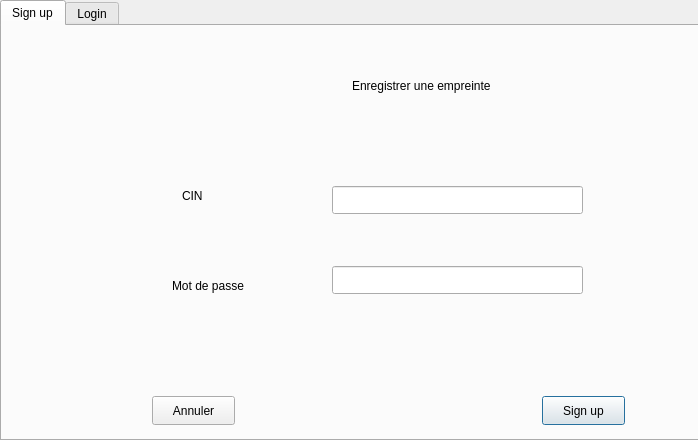
<?xml version="1.0" encoding="UTF-8"?>
<ui version="4.0">
 <class>Dialog</class>
 <widget class="QDialog" name="Dialog">
  <property name="geometry">
   <rect>
    <x>0</x>
    <y>0</y>
    <width>698</width>
    <height>440</height>
   </rect>
  </property>
  <property name="windowTitle">
   <string>ModifierProjetDialog</string>
  </property>
  <widget class="QTabWidget" name="tabWidget">
   <property name="geometry">
    <rect>
     <x>0</x>
     <y>0</y>
     <width>701</width>
     <height>441</height>
    </rect>
   </property>
   <property name="currentIndex">
    <number>0</number>
   </property>
   <widget class="QWidget" name="bb">
    <attribute name="title">
     <string>Sign up</string>
    </attribute>
    <widget class="QPushButton" name="signup">
     <property name="geometry">
      <rect>
       <x>540</x>
       <y>370</y>
       <width>83</width>
       <height>29</height>
      </rect>
     </property>
     <property name="text">
      <string>Sign up</string>
     </property>
    </widget>
    <widget class="QPushButton" name="annuler">
     <property name="geometry">
      <rect>
       <x>150</x>
       <y>370</y>
       <width>83</width>
       <height>29</height>
      </rect>
     </property>
     <property name="text">
      <string>Annuler</string>
     </property>
    </widget>
    <widget class="QLineEdit" name="lineEdit_cin">
     <property name="geometry">
      <rect>
       <x>330</x>
       <y>160</y>
       <width>251</width>
       <height>28</height>
      </rect>
     </property>
    </widget>
    <widget class="QLineEdit" name="lineEdit_mdp">
     <property name="geometry">
      <rect>
       <x>330</x>
       <y>240</y>
       <width>251</width>
       <height>28</height>
      </rect>
     </property>
    </widget>
    <widget class="QLabel" name="label">
     <property name="geometry">
      <rect>
       <x>180</x>
       <y>160</y>
       <width>63</width>
       <height>20</height>
      </rect>
     </property>
     <property name="text">
      <string>CIN</string>
     </property>
    </widget>
    <widget class="QLabel" name="label_2">
     <property name="geometry">
      <rect>
       <x>170</x>
       <y>250</y>
       <width>101</width>
       <height>20</height>
      </rect>
     </property>
     <property name="text">
      <string>Mot de passe</string>
     </property>
    </widget>
    <widget class="QLabel" name="label_3">
     <property name="geometry">
      <rect>
       <x>350</x>
       <y>50</y>
       <width>181</width>
       <height>20</height>
      </rect>
     </property>
     <property name="text">
      <string>Enregistrer une empreinte</string>
     </property>
    </widget>
    <widget class="QLabel" name="status">
     <property name="geometry">
      <rect>
       <x>240</x>
       <y>310</y>
       <width>221</width>
       <height>16</height>
      </rect>
     </property>
     <property name="text">
      <string/>
     </property>
    </widget>
   </widget>
   <widget class="QWidget" name="qq">
    <attribute name="title">
     <string>Login</string>
    </attribute>
    <widget class="QPushButton" name="login">
     <property name="geometry">
      <rect>
       <x>210</x>
       <y>290</y>
       <width>281</width>
       <height>29</height>
      </rect>
     </property>
     <property name="text">
      <string>Login avec empreinte</string>
     </property>
    </widget>
    <widget class="QPushButton" name="Rest_Button">
     <property name="geometry">
      <rect>
       <x>210</x>
       <y>330</y>
       <width>282</width>
       <height>24</height>
      </rect>
     </property>
     <property name="text">
      <string>Annuler</string>
     </property>
    </widget>
    <widget class="QPushButton" name="loginButton">
     <property name="geometry">
      <rect>
       <x>210</x>
       <y>260</y>
       <width>282</width>
       <height>24</height>
      </rect>
     </property>
     <property name="text">
      <string>Login</string>
     </property>
    </widget>
    <widget class="QLineEdit" name="cin_login">
     <property name="geometry">
      <rect>
       <x>210</x>
       <y>118</y>
       <width>282</width>
       <height>22</height>
      </rect>
     </property>
     <property name="text">
      <string/>
     </property>
    </widget>
    <widget class="QLabel" name="label_4">
     <property name="geometry">
      <rect>
       <x>110</x>
       <y>146</y>
       <width>74</width>
       <height>22</height>
      </rect>
     </property>
     <property name="styleSheet">
      <string notr="true"/>
     </property>
     <property name="text">
      <string>Mot_de_passe</string>
     </property>
    </widget>
    <widget class="QLabel" name="label_6">
     <property name="geometry">
      <rect>
       <x>110</x>
       <y>231</y>
       <width>94</width>
       <height>23</height>
      </rect>
     </property>
     <property name="text">
      <string>Face recognized...</string>
     </property>
    </widget>
    <widget class="QLineEdit" name="mot_de_passe_login">
     <property name="geometry">
      <rect>
       <x>210</x>
       <y>146</y>
       <width>282</width>
       <height>22</height>
      </rect>
     </property>
     <property name="text">
      <string/>
     </property>
    </widget>
    <widget class="QLabel" name="label_5">
     <property name="geometry">
      <rect>
       <x>110</x>
       <y>118</y>
       <width>23</width>
       <height>22</height>
      </rect>
     </property>
     <property name="styleSheet">
      <string notr="true"/>
     </property>
     <property name="text">
      <string>CIN </string>
     </property>
    </widget>
   </widget>
  </widget>
 </widget>
 <resources/>
 <connections/>
</ui>
